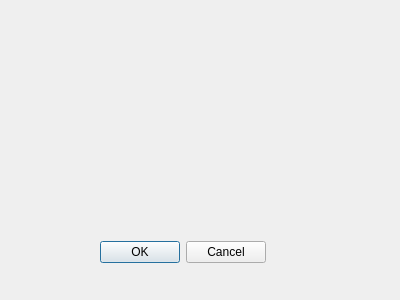
<?xml version="1.0" encoding="UTF-8"?>
<ui version="4.0">
 <class>Dialog</class>
 <widget class="QDialog" name="Dialog">
  <property name="windowModality">
   <enum>Qt::ApplicationModal</enum>
  </property>
  <property name="geometry">
   <rect>
    <x>0</x>
    <y>0</y>
    <width>400</width>
    <height>300</height>
   </rect>
  </property>
  <property name="windowTitle">
   <string>Life Settings</string>
  </property>
  <widget class="QDialogButtonBox" name="buttonBox">
   <property name="geometry">
    <rect>
     <x>100</x>
     <y>240</y>
     <width>166</width>
     <height>25</height>
    </rect>
   </property>
   <property name="standardButtons">
    <set>QDialogButtonBox::Cancel|QDialogButtonBox::Ok</set>
   </property>
  </widget>
 </widget>
 <layoutdefault spacing="6" margin="11"/>
 <resources/>
 <connections>
  <connection>
   <sender>buttonBox</sender>
   <signal>accepted()</signal>
   <receiver>Dialog</receiver>
   <slot>accept()</slot>
   <hints>
    <hint type="sourcelabel">
     <x>182</x>
     <y>252</y>
    </hint>
    <hint type="destinationlabel">
     <x>199</x>
     <y>149</y>
    </hint>
   </hints>
  </connection>
  <connection>
   <sender>buttonBox</sender>
   <signal>rejected()</signal>
   <receiver>Dialog</receiver>
   <slot>reject()</slot>
   <hints>
    <hint type="sourcelabel">
     <x>182</x>
     <y>252</y>
    </hint>
    <hint type="destinationlabel">
     <x>199</x>
     <y>149</y>
    </hint>
   </hints>
  </connection>
 </connections>
</ui>
